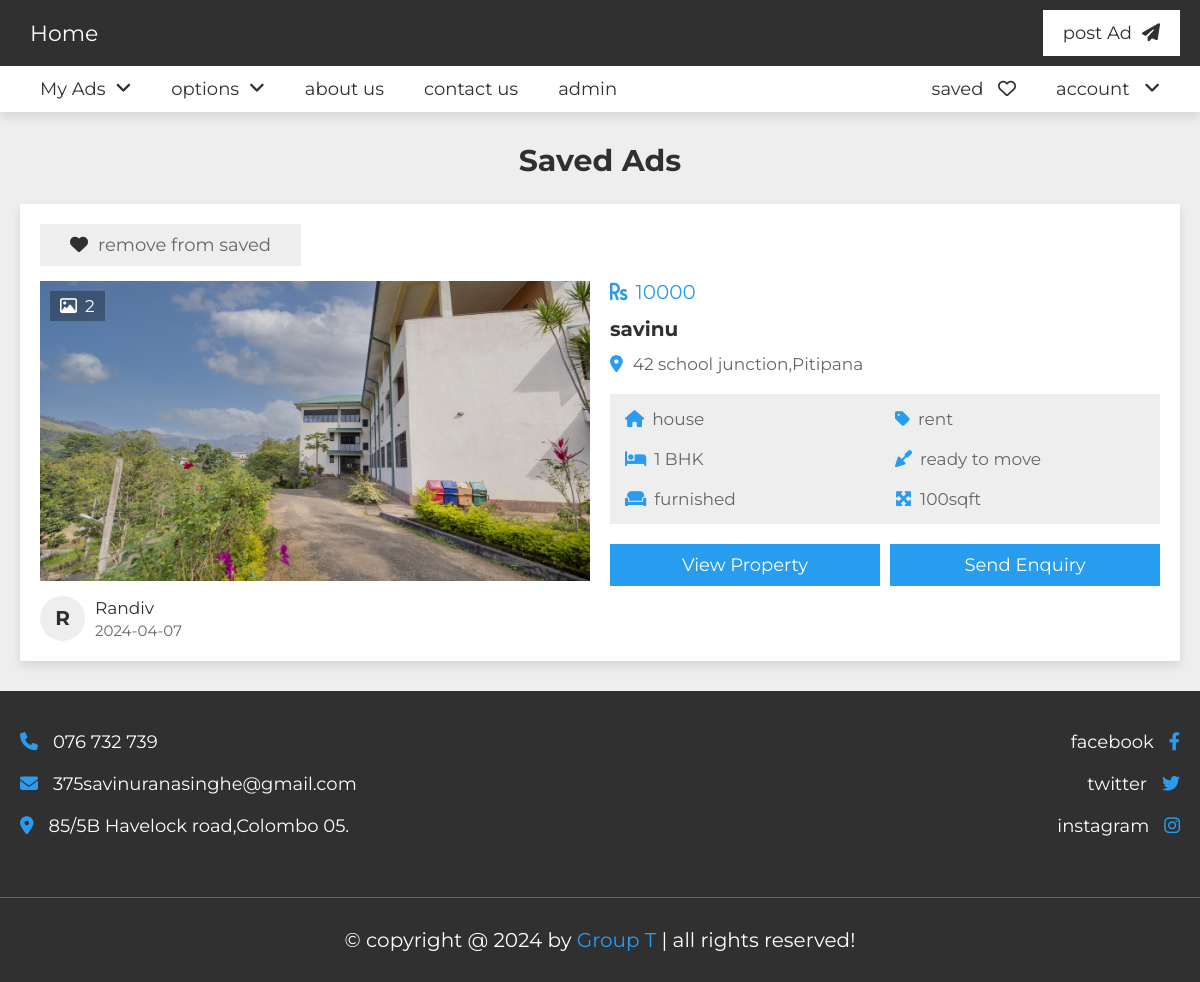
/saved.php (signed in), run on the app's committed database.
### tables this page shows
CREATE TABLE `property` (
  `id` varchar(20) NOT NULL,
  `user_id` varchar(20) NOT NULL,
  `property_name` varchar(50) NOT NULL,
  `address` varchar(100) NOT NULL,
  `price` varchar(10) NOT NULL,
  `type` varchar(10) NOT NULL,
  `offer` varchar(10) NOT NULL,
  `status` varchar(50) NOT NULL,
  `furnished` varchar(50) NOT NULL,
  `bhk` varchar(10) NOT NULL,
  `deposite` varchar(10) NOT NULL,
  `bedroom` varchar(10) NOT NULL,
  `bathroom` varchar(10) NOT NULL,
  `balcony` varchar(10) NOT NULL,
  `carpet` varchar(10) NOT NULL,
  `age` varchar(2) NOT NULL,
  `total_floors` varchar(2) NOT NULL,
  `room_floor` varchar(2) NOT NULL,
  `loan` varchar(50) NOT NULL,
  `lift` varchar(3) NOT NULL DEFAULT 'no',
  `security_guard` varchar(3) NOT NULL DEFAULT 'no',
  `play_ground` varchar(3) NOT NULL DEFAULT 'no',
  `garden` varchar(3) NOT NULL DEFAULT 'no',
  `water_supply` varchar(3) NOT NULL DEFAULT 'no',
  `power_backup` varchar(3) NOT NULL DEFAULT 'no',
  `parking_area` varchar(3) NOT NULL DEFAULT 'no',
  `gym` varchar(3) NOT NULL DEFAULT 'no',
  `shopping_mall` varchar(3) NOT NULL DEFAULT 'no',
  `hospital` varchar(3) NOT NULL DEFAULT 'no',
  `school` varchar(3) NOT NULL DEFAULT 'no',
  `market_area` varchar(3) NOT NULL DEFAULT 'no',
  `image_01` varchar(50) NOT NULL,
  `image_02` varchar(50) NOT NULL,
  `image_03` varchar(50) NOT NULL,
  `image_04` varchar(50) NOT NULL,
  `image_05` varchar(50) NOT NULL,
  `description` varchar(1000) NOT NULL,
  `date` date NOT NULL DEFAULT current_timestamp()
);

CREATE TABLE `users` (
  `id` varchar(20) NOT NULL,
  `name` varchar(50) NOT NULL,
  `number` varchar(10) NOT NULL,
  `email` varchar(50) NOT NULL,
  `password` varchar(50) NOT NULL
);

### saved.php (the view, shortened to what this page needs)
<?php
include 'components/connect.php';
if(isset($_COOKIE['user_id'])){
   $user_id = $_COOKIE['user_id'];
}else{
   $user_id = '';
   header('location:login.php');
}
?>
<!DOCTYPE html>
<html lang="en">
<head>
   <link rel="stylesheet" href="https://cdnjs.cloudflare.com/ajax/libs/font-awesome/6.2.0/css/all.min.css">
   <link rel="stylesheet" href="css/style.css">
</head>
<body>
<?php include 'components/user_header.php'; ?>
<section class="listings">
   <h1 class="heading">Saved Ads</h1>
   <div class="box-container">
      <?php
         $select_saved_property = $conn->prepare("SELECT * FROM `saved` WHERE user_id = ?");
         $select_saved_property->execute([$user_id]);
         if($select_saved_property->rowCount() > 0){
         while($fetch_saved = $select_saved_property->fetch(PDO::FETCH_ASSOC)){
         $select_properties = $conn->prepare("SELECT * FROM `property` WHERE id = ? ORDER BY date DESC");
         $select_properties->execute([$fetch_saved['property_id']]);
         if($select_properties->rowCount() > 0){
            while($fetch_property = $select_properties->fetch(PDO::FETCH_ASSOC)){
            $select_user = $conn->prepare("SELECT * FROM `users` WHERE id = ?");
            $select_user->execute([$fetch_property['user_id']]);
            $fetch_user = $select_user->fetch(PDO::FETCH_ASSOC);
            if(!empty($fetch_property['image_02'])){
               $image_coutn_02 = 1;
            }else{
               $image_coutn_02 = 0;
            }
            if(!empty($fetch_property['image_03'])){
               $image_coutn_03 = 1;
            }else{
               $image_coutn_03 = 0;
            }
            if(!empty($fetch_property['image_04'])){
               $image_coutn_04 = 1;
            }else{
               $image_coutn_04 = 0;
            }
            if(!empty($fetch_property['image_05'])){
               $image_coutn_05 = 1;
            }else{
               $image_coutn_05 = 0;
            }
            $total_images = (1 + $image_coutn_02 + $image_coutn_03 + $image_coutn_04 + $image_coutn_05);
            $select_saved = $conn->prepare("SELECT * FROM `saved` WHERE property_id = ? and user_id = ?");
            $select_saved->execute([$fetch_property['id'], $user_id]);
      ?>
      <form action="" method="POST">
         <div class="box">
            <?php
               if($select_saved->rowCount() > 0){
            ?>
            <button type="submit" name="save" class="save"><i class="fas fa-heart"></i><span>remove from saved</span></button>
            <?php
               }else{
            ?>
            <button type="submit" name="save" class="save"><i class="far fa-heart"></i><span>save</span></button>
            <?php
               }
            ?>
            <div class="thumb">
               <p class="total-images"><i class="far fa-image"></i><span><?= $total_images; ?></span></p>
               <img src="uploaded_files/<?= $fetch_property['image_01']; ?>" alt="">
            </div>
            <div class="admin">
               <h3><?= substr($fetch_user['name'], 0, 1); ?></h3>
               <div>
                  <p><?= $fetch_user['name']; ?></p>
                  <span><?= $fetch_property['date']; ?></span>
               </div>
            </div>
         </div>
         <div class="box">
            <div class="price"><i class="fas fa-rupee-sign"></i><span><?= $fetch_property['price']; ?></span></div>
            <h3 class="name"><?= $fetch_property['property_name']; ?></h3>
            <p class="location"><i class="fas fa-map-marker-alt"></i><span><?= $fetch_property['address']; ?></span></p>
            <div class="flex">
               <p><i class="fas fa-house"></i><span><?= $fetch_property['type']; ?></span></p>
               <p><i class="fas fa-tag"></i><span><?= $fetch_property['offer']; ?></span></p>
               <p><i class="fas fa-bed"></i><span><?= $fetch_property['bhk']; ?> BHK</span></p>
               <p><i class="fas fa-trowel"></i><span><?= $fetch_property['status']; ?></span></p>
               <p><i class="fas fa-couch"></i><span><?= $fetch_property['furnished']; ?></span></p>
               <p><i class="fas fa-maximize"></i><span><?= $fetch_property['carpet']; ?>sqft</span></p>
            </div>
            <div class="flex-btn">
               <a href="view_property.php?get_id=<?= $fetch_property['id']; ?>" class="btn">view property</a>
               <input type="submit" value="send enquiry" name="send" class="btn">
            </div>
         </div>
      </form>
      <?php
               }
            }else{
               echo '<p class="empty">no properties added yet! <a href="post_property.php" style="margin-top:1.5rem;" class="btn">add new</a></p>';
            }
         }
      }else{
         echo '<p class="empty">no properties saved yet! <a href="listings.php" style="margin-top:1.5rem;" class="btn">discover more</a></p>';
      }
      ?>
   </div>
</section>
<?php include 'components/footer.php'; ?>
</body>
</html>

### css/style.css (style rules this page uses)
:root { --main-color: #289cef; --light-color: #666; --light-bg: #eee; --white: #fff; --black: #303030; --border: .1rem solid var(--light-color); --box-shodow: 0 .5rem 1rem rgba(0, 0, 0, .1); }
* { font-family: 'Montserrat', sans-serif; margin: 0; padding: 0; box-sizing: border-box; outline: none; border: none; text-decoration: none; }
html { font-size: 62.5%; overflow-x: hidden; scroll-behavior: smooth; scroll-padding-top: 10rem; }
body { background-color: var(--light-bg); }
section { padding: 3rem 2rem; max-width: 1200px; margin: 0 auto; }
.heading { text-align: center; padding-bottom: 2.5rem; font-size: 3rem; color: var(--black); text-transform: capitalize; }
.btn, .inline-btn { margin-top: 1rem; padding: 1rem 3rem; background-color: var(--main-color); color: var(--white); cursor: pointer; text-align: center; font-size: 1.8rem; text-transform: capitalize; }
.btn { display: block; width: 100%; }
.flex-btn { display: flex; gap: 1rem; justify-content: space-between; align-items: flex-end; }
.listings .box-container { display: grid; row-gap: 2rem; }
.listings .box-container form { background-color: var(--white); box-shadow: var(--box-shodow); padding: 2rem; display: flex; gap: 2rem; flex-wrap: wrap; align-items: center; }
.listings .box-container form .box { flex: 1 1 40rem; overflow-x: hidden; }
.listings .box-container form .box .thumb { height: 30rem; position: relative; margin: 1.5rem 0; }
.listings .box-container form .box .thumb img { height: 100%; width: 100%; object-fit: cover; }
.listings .box-container form .box .save { padding: 1rem 3rem; background-color: var(--light-bg); font-size: 1.8rem; cursor: pointer; }
.listings .box-container form .box .save i { margin-right: 1rem; color: var(--black); }
.listings .box-container form .box .save span { color: var(--light-color); }
.listings .box-container form .box .thumb .total-images { position: absolute; top: 1rem; left: 1rem; background-color: rgba(0, 0, 0, .3); color: var(--white); padding: .5rem 1rem; font-size: 1.7rem; }
.listings .box-container form .box .thumb .total-images i { margin-right: .8rem; }
.listings .box-container form .box .admin { display: flex; align-items: center; gap: 1rem; }
.listings .box-container form .box .admin h3 { height: 4.5rem; line-height: 4.4rem; width: 4.5rem; border-radius: 50%; font-size: 2rem; color: var(--black); background-color: var(--light-bg); text-align: center; text-transform: uppercase; }
.listings .box-container form .box .admin p { padding-bottom: .3rem; color: var(--black); font-size: 1.7rem; }
.listings .box-container form .box .admin span { color: var(--light-color); font-size: 1.5rem; }
.listings .box-container form .box .price { font-size: 2rem; color: var(--main-color); }
.listings .box-container form .box .price i { margin-right: .8rem; }
.listings .box-container form .box .name { font-size: 2rem; padding: 1rem 0; color: var(--black); line-height: 1.5; text-overflow: ellipsis; }
.listings .box-container form .box .location { font-size: 1.7rem; color: var(--light-color); padding-bottom: 1rem; }
.listings .box-container form .box .location i { margin-right: 1rem; color: var(--main-color); }
.listings .box-container form .box .flex { margin: 1rem 0; background-color: var(--light-bg); padding: 1.5rem; display: flex; flex-wrap: wrap; justify-content: space-between; gap: 2rem; }
.listings .box-container form .box .flex p { font-size: 1.7rem; flex: 1 1 20rem; }
.listings .box-container form .box .flex p i { color: var(--main-color); margin-right: .8rem; }
.listings .box-container form .box .flex p span { color: var(--light-color); }

### data on the page
property: total_images "2", image_01 (picture), user.name "R", user.name "Randiv", date "2024-04-07", price "10000", property_name "savinu", address "42 school junction,Pitipana", type "house", offer "rent", bhk "1", status "ready to move", furnished "furnished", carpet "100"
